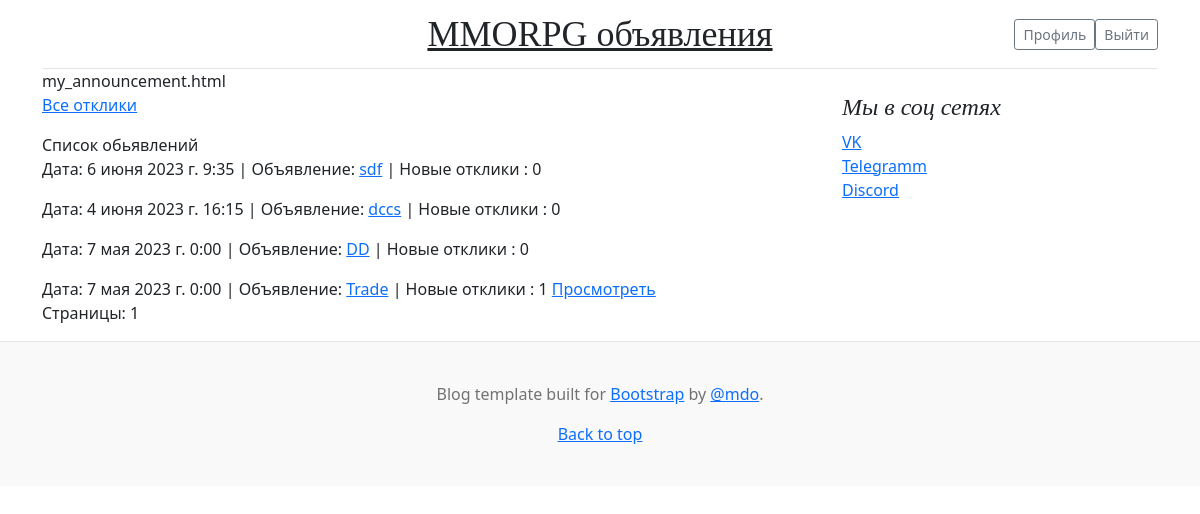
/board/my_announcement/ (signed in), run on the app's committed database.
### Announcement/models.py (models this page shows, shortened)
class Announcement(models.Model):
    CATEGORY = (
        ('Tank', 'Танки'),
        ('Healer', 'Хилы'),
        ('DD', 'ДД'),
        ('Vendor', 'Торговцы'),
        ('GuildMaster', 'Гильдмастеры'),
        ('QuestGiver', 'Квестгиверы'),
        ('Smith', 'Кузнецы'),
        ('Skinner', 'Кожевники'),
        ('Alchemist', 'Зельевары'),
        ('SpellMaster', 'Мастера заклинаний'),
    )
    author = models.ForeignKey(User, related_name='author', on_delete=models.CASCADE)
    category = models.CharField(max_length=16, choices=CATEGORY)
    title = models.CharField(max_length=64)
    text = RichTextUploadingField(null=True, config_name='default')
    published_date = models.DateTimeField(auto_now_add=True, name='date')
    sent_mail = models.BooleanField(default=False)
    opportunity_to_response = models.BooleanField(default=True)
    def __str__(self):
        return f'{self.title}'

### Announcement/views.py (the view)
# urls.py: path('board/my_announcement/', MyAnnounce.as_view(), name='my_announce'),
class MyAnnounce(LoginRequiredMixin, ListView):
    model = Announcement
    ordering = '-date'
    template_name = 'my_announcement.html'
    context_object_name = 'my_announce'
    paginate_by = 10
    def get_queryset(self):
        user = self.request.user
        queryset = Announcement.objects.filter(author=user)  # объявления созданные текущим пользователем
        return queryset.order_by(self.ordering)
    def get_context_data(self, **kwargs):
        context = super().get_context_data(**kwargs)
        context['response'] = ResponseToAnnounce.objects.filter(
            response_announcement__author=self.request.user).filter(accepted=0)
        return context

### Announcement/templatetags/custom_filters.py (called while the page is built)
@register.filter()
def slice_qs(qs, obj):
    return len(qs.filter(response_announcement=obj))

### Announcement/templates/my_announcement.html (shortened to what this page needs)
{% extends 'flatpages/default.html' %}
{% load custom_filters %}
{% block content %}
my_announcement.html
<p><a href="{% url 'responses' %}">Все отклики</a></p>
Список обьявлений
{% for announce in my_announce %}
<p>Дата: {{announce.date }} | Объявление: <a href="{% url 'announce' pk=announce.id %}">{{ announce }}</a>
    |  Новые отклики : {{ response|slice_qs:announce }}
    {% if response|slice_qs:announce > 0 %}
        <a href="{% url 'responses' %}?announce_title={{ announce.title }}&accepted=0">Просмотреть</a>
    {% endif %}
{% endfor %}
<br>
Страницы:
{{ page_obj.number }}
{% endblock content %}

### data on the page
Announcement: date "6 июня 2023 г. 9:35", title "sdf", id "0"
Announcement: date "4 июня 2023 г. 16:15", title "dccs", id "0"
Announcement: date "7 мая 2023 г. 0:00", title "DD", id "0"
Announcement: date "7 мая 2023 г. 0:00", title "Trade", id "1"

### other printed values
{{ page_obj.number }} "1"
